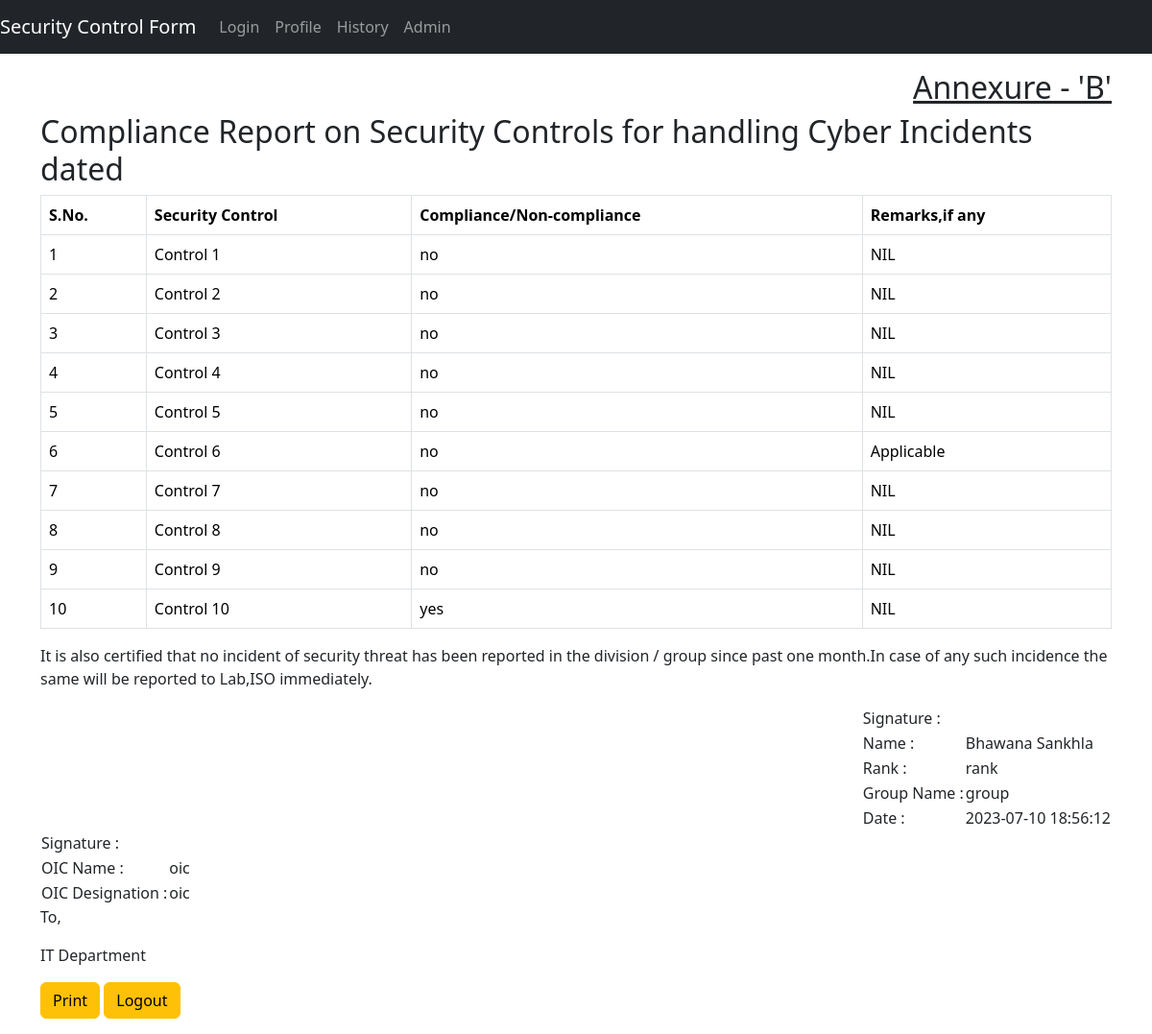
Screenshot of /submit.php (signed in) with the database file from the repository.
### tables this page shows
CREATE TABLE `securitycontrol` (
  `userid` varchar(255) NOT NULL,
  `control` int(25) NOT NULL,
  `compliance` varchar(255) NOT NULL,
  `remark` varchar(255) DEFAULT NULL,
  `filled_at` datetime NOT NULL DEFAULT current_timestamp()
);

CREATE TABLE `user` (
  `userid` varchar(255) NOT NULL,
  `password` varchar(255) NOT NULL,
  `name` varchar(30) NOT NULL,
  `rank` varchar(30) NOT NULL,
  `groupname` varchar(30) NOT NULL,
  `oicname` varchar(30) NOT NULL,
  `oicdesign` varchar(30) NOT NULL,
  `admin` varchar(25) NOT NULL,
  `filled_at` datetime NOT NULL DEFAULT current_timestamp()
);

### submit.php (the view, shortened to what this page needs)
<?php
$UserID=$_SESSION["userID"];
require_once "config.php";
?>
<!DOCTYPE html>
<html lang="en">
<head>
    <link rel="stylesheet" href="css/bootstrap.min.css">
</head>
<nav class="navbar navbar-expand-lg navbar-dark bg-dark">
  <a class="navbar-brand" href="index.php">Security Control Form</a>
  <div class="collapse navbar-collapse" id="navbarSupportedContent">
    <ul class="navbar-nav mr-auto">
      <li class="nav-item active">
        <a class="nav-link" href="logout.php">Login</a>
      </li>
      <li class="nav-item">
        <a class="nav-link" href="profile.php">Profile</a>
      </li>
      <li class="nav-item">
        <a class="nav-link" href="history.php">History</a>
      </li>
      <li class="nav-item">
        <a class="nav-link" href="admin.php">Admin</a>
      </li>
    </ul>
  </div>
</nav>
<?php
$sql="SELECT * FROM user WHERE userid='$UserID'";
$result=mysqli_query($conn,$sql);
$arr=mysqli_fetch_array($result,MYSQLI_ASSOC);
?>
<body id="body">
    <div class="container mt-3">
    <div id="printPage">
    <h2 style="text-align:right"><u>Annexure - 'B'</u></h2>
    <h2>Compliance Report on Security Controls for handling Cyber Incidents dated</h2>
    <table class="table table-bordered">
  <thead>
    <tr>
      <th scope="col">S.No.</th>
      <th scope="col">Security Control</th>
      <th scope="col">Compliance/Non-compliance</th>
      <th scope="col">Remarks,if any</th>
    </tr>
  </thead>
  <tbody>
        <?php for ($i = 1; $i <= 10; $i++) { ?>
            <?php
            $sql="SELECT * FROM securitycontrol WHERE userid='$UserID' AND control=$i";
            $result=mysqli_query($conn,$sql);
            $arr_res=mysqli_fetch_array($result,MYSQLI_ASSOC);
            ?>
        <tr>
            <td><?php echo $i; ?></td>
            <td>Control <?php echo $i; ?></td>
            <td>
                <?php
                echo $arr_res["compliance"];
                ?>
            </td>
            <td>
                <?php
                if($arr_res["remark"]==NULL)
                echo "NIL";
                else
                echo $arr_res["remark"];
                ?>
            </td>
            </tr>
            <?php } ?>
   </tbody>
</table>
    <div>
        <p>It is also certified that no incident of security threat has been reported in the division / group since past one month.In case of any such incidence the same will be reported to Lab,ISO immediately.</p>
    </div>
    <div>
        <div align="right">
        <table>
            <tr>
                <td>Signature :</td>
                <td></td>
            </tr>
            <tr>
                <td>Name :</td>
                <td>
                    <?php
                        echo $arr["name"];
                    ?>
                </td>
            </tr>
            <tr>
                <td>Rank :</td>
                <td>
                    <?php
                        echo $arr["rank"];
                    ?>
                </td>
            </tr>
            <tr>
                <td>Group Name :</td>
                <td>
                    <?php
                        echo $arr["groupname"];
                    ?>
                </td>
            </tr>
            <tr>
                <td>Date :</td>
                <td>
                    <?php
                    if(is_null($arr_res))
                    echo " ";
                    else
                    echo $arr_res["filled_at"];
                    ?>
                </td>
            </tr>
        </table>
        </div>
        <div align="left">
            <table>
                <tr>
                    <td>Signature :</td>
                    <td></td>
                </tr>
                <tr>
                    <td>OIC Name :</td>
                    <td>
                    <?php
                    echo $arr["oicname"];
                    ?>
                    </td>
                </tr>
                <tr>
                    <td>OIC Designation : </td>
                    <td>
                    <?php
                    echo $arr["oicdesign"];
                    ?>
                    </td>
                </tr>
            </table>
        </div>
        <p>To,</p>
        <p>IT Department</p>
    </div>
    </div>
    <div class="form-btn">
        <button id="printBtn" class="btn btn-warning mb-3" onclick="printForm()">Print</button>
        <a href="logout.php" class="btn btn-warning mb-3">Logout</a>
    </div>
    </div>
</body>
</html>

### rows the page displays
securitycontrol: compliance "no", remark "NIL"
securitycontrol: compliance "no", remark "NIL"
securitycontrol: compliance "no", remark "NIL"
securitycontrol: compliance "no", remark "NIL"
securitycontrol: compliance "no", remark "NIL"
securitycontrol: compliance "no", remark "Applicable"
securitycontrol: compliance "no", remark "NIL"
securitycontrol: compliance "no", remark "NIL"
securitycontrol: compliance "no", remark "NIL"
securitycontrol: compliance "yes", remark "NIL", filled_at "2023-07-10 18:56:12"
user: name "Bhawana Sankhla", rank "rank", groupname "group", oicname "oic", oicdesign "oic"
